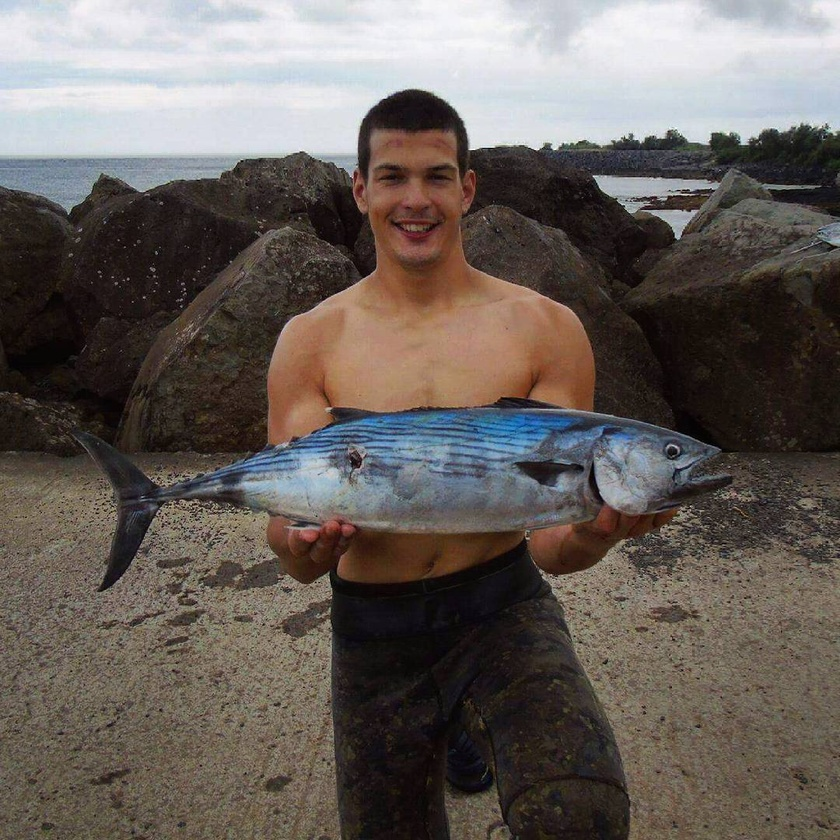
#> input picture EDTem.jpg, 840 x 840 px, shrunk from 1080 x 1080 before the run, found by its file name
$ python otsu.py
#> lines starting #> are read from the running program, lines starting #| are printed output that depends on the picture
import numpy as np
from PIL import Image

def load_image(img_filename, greyscale=True):
#> called with img_filename = 'EDTem.jpg', greyscale = False
    image = Image.open(img_filename)
#> image is the input picture: PIL image 840x840 RGB; mean R, G, B 103.5, 95.7, 90.5
    if not greyscale:
        image = image.convert('L')
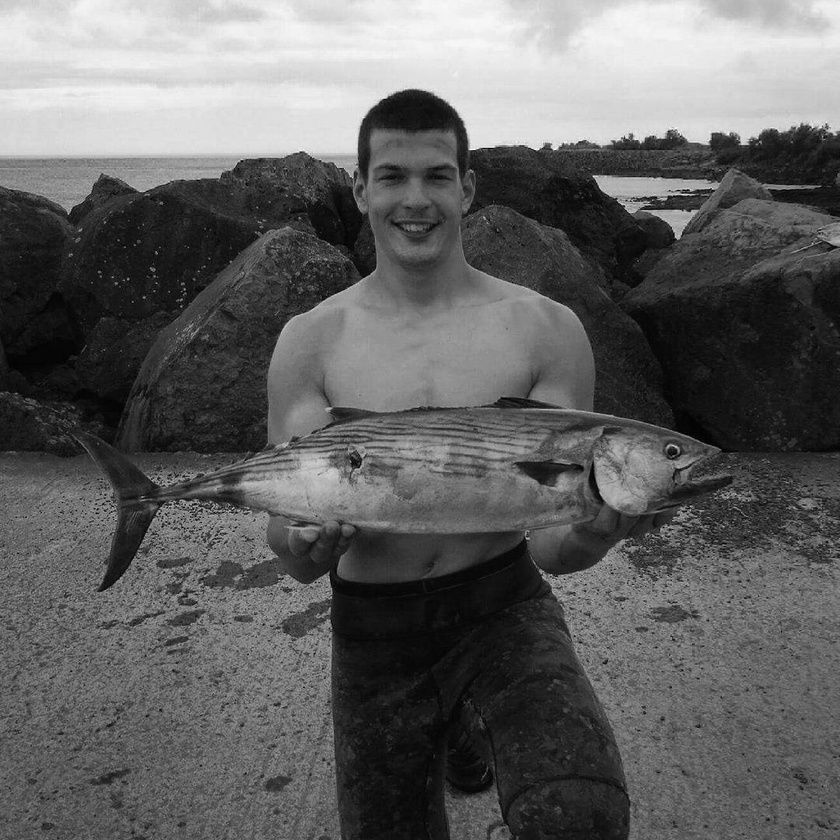
#> image: PIL image 840x840 L; min 0, max 255, mean 97.4
    image_array = np.asarray(image)
    return image_array

def otsu(grey):
    pixel_number = grey.shape[0] * grey.shape[1]
#> pixel_number = 705600
    mean_weight = 1.0/pixel_number
#> mean_weight = 1.42e-06
    his, bins = np.histogram(grey, np.arange(256))
#> his = 255 values, max 7568 at index 21, min 0 at index 251, mean 2767.1; bins = 256 values from 0 to 255
    final_thresh = -1
    final_value = -1
    intensity_arr = np.arange(255)
    for t in bins[1:-1]: # This goes from  1 to 254 uint8 range (Pretty sure wont be those values)
        pcb = np.sum(his[:t])
        pcf = np.sum(his[t:])
        Wb = pcb * mean_weight
        Wf = pcf * mean_weight

        mub = np.sum(intensity_arr[:t]*his[:t]) / float(pcb)
        muf = np.sum(intensity_arr[t:]*his[t:]) / float(pcf)
        if pcf == 0:
            print("pcf", pcf)
            print("muf", muf)
            print("his", his)
        value = Wb * Wf * (mub - muf) ** 2

        if value > final_value:
            final_thresh = t
            final_value = value
#> this loop made 254 passes
#> (pcb, pcf, Wb, Wf, mub, muf, value, final_value) on passes 1 to 12: (11, 705589, 1.56e-05, 1, 0, 97.43, 0.148, 0.148), (51, 705549, 7.23e-05, 1, 0.784, 97.44, 0.675, 0.675), (141, 705459, 0.0002, 1, 1.56, 97.45, 1.84, 1.84), (302, 705298, 0.000428, 1, 2.33, 97.47, 3.87, 3.87), (706, 704894, 0.001, 0.999, 3.28, 97.53, 8.88, 8.88), (1353, 704247, 0.00192, 0.998, 4.1, 97.61, 16.73, 16.73), (2702, 702898, 0.00383, 0.996, 5.05, 97.79, 32.81, 32.81), (4283, 701317, 0.00607, 0.994, 5.77, 97.99, 51.31, 51.31), (6417, 699183, 0.00909, 0.991, 6.51, 98.27, 75.87, 75.87), (9576, 696024, 0.0136, 0.986, 7.33, 98.67, 111.7, 111.7), (13274, 692326, 0.0188, 0.981, 8.08, 99.14, 153.1, 153.1), (17423, 688177, 0.0247, 0.975, 8.77, 99.68, 199, 199)
#> (pcb, pcf, Wb, Wf) on pass 78: (312478, 393122, 0.443, 0.557)
    final_img = grey.copy()
    final_img[grey > final_thresh] = 1
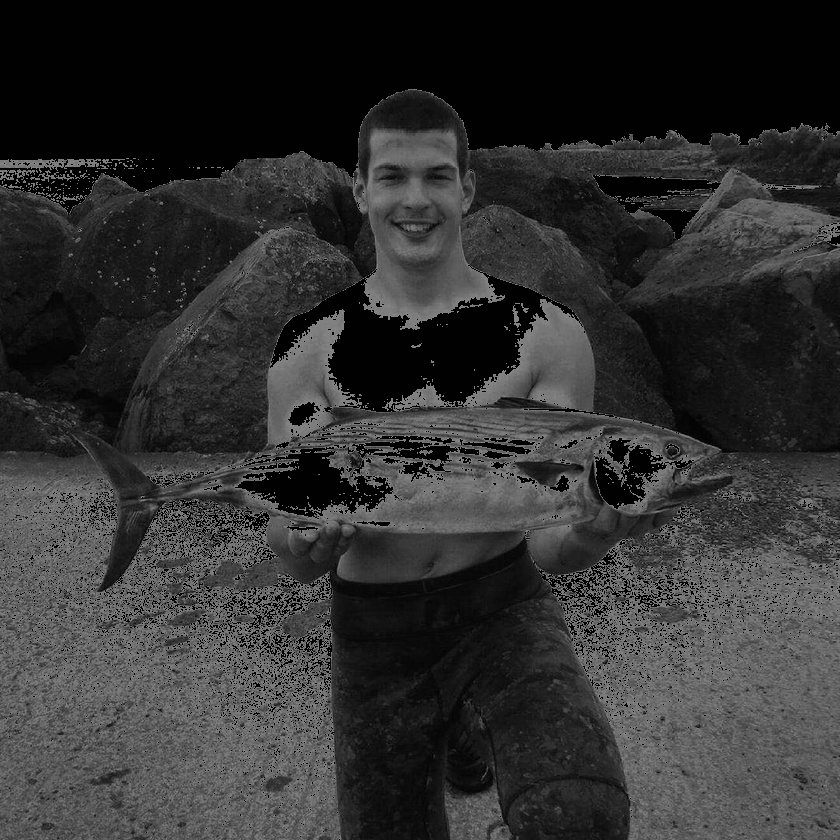
#> final_img: shape (840, 840); min 0, max 132, mean 48.9
    final_img[grey < final_thresh] = 0
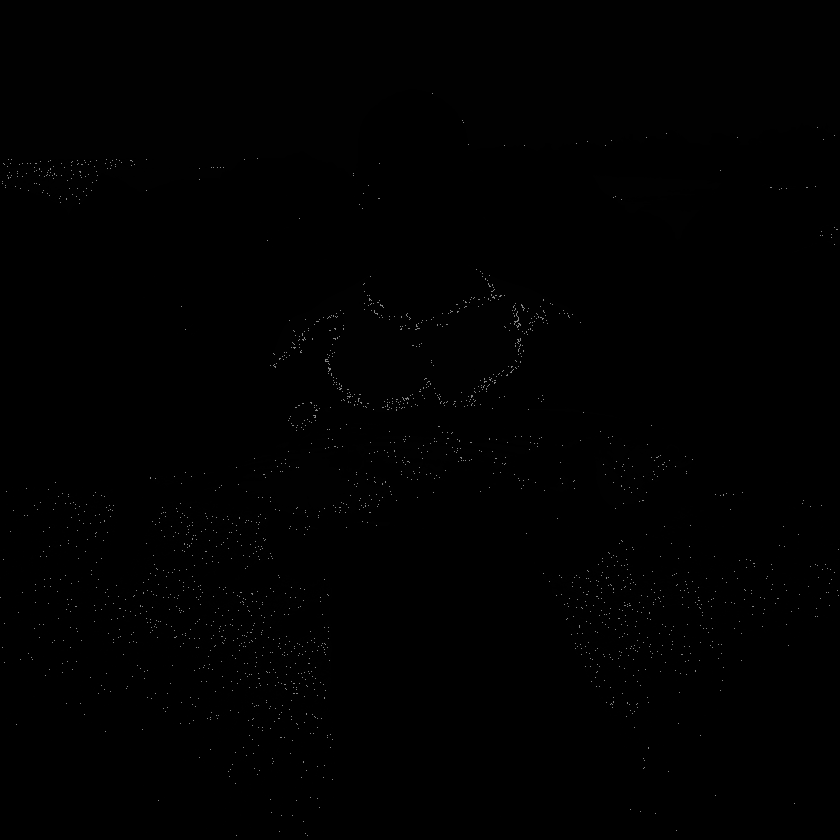
#> final_img: shape (840, 840); min 0, max 132, mean 0.7
    return final_img


def create_otsu_binary(image_name, greyscale=False, as_array=False):
    final_image = otsu(load_image(image_name, greyscale))
    if not as_array:
        final_image = Image.fromarray(final_image)
    return final_image


if __name__ == '__main__':
    print("Otsu file")
    image = create_otsu_binary("EDTem.jpg")
    image.show()

$ run again, with chest_xray.jpeg copied over EDTem.jpg
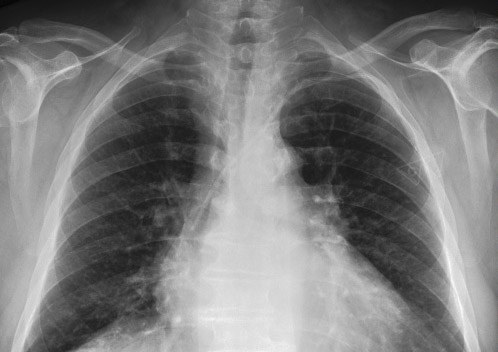
#> input picture chest_xray.jpeg, 498 x 352 px, found by its file name
#> in load_image, image is the input picture: PIL image 498x352 RGB; mean R, G, B 124.3, 124.3, 124.3
#> image: PIL image 498x352 L
#> pixel_number = 175296
#> mean_weight = 5.7e-06
#> his = 255 values, max 1228 at index 165, min 0 at index 0, mean 687.4; bins = 256 values from 0 to 255
#> the loop in otsu, `for t in bins[1:-1]:` made 254 passes
#> (pcb, pcf, Wb, Wf, mub, muf, value, final_value) on passes 6 to 13: (1, 175295, 5.7e-06, 1, 5, 124.3, 0.0812, 0.0812), (7, 175289, 3.99e-05, 1, 5.86, 124.3, 0.56, 0.56), (16, 175280, 9.13e-05, 1, 6.5, 124.3, 1.27, 1.27), (29, 175267, 0.000165, 1, 7.17, 124.3, 2.27, 2.27), (53, 175243, 0.000302, 1, 8, 124.3, 4.09, 4.09), (69, 175227, 0.000394, 1, 8.46, 124.4, 5.28, 5.28), (79, 175217, 0.000451, 1, 8.78, 124.4, 6.02, 6.02), (89, 175207, 0.000508, 0.999, 9.15, 124.4, 6.74, 6.74)
#> in otsu, `final_img[grey > final_thresh] = 1`:
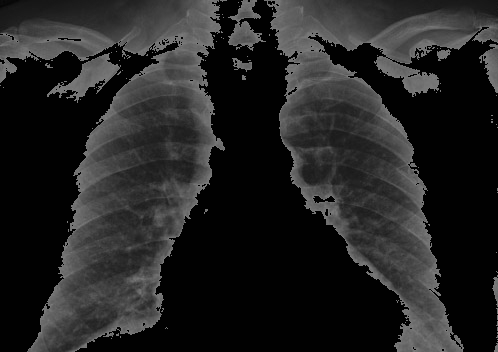
#> final_img: shape (352, 498); min 1, max 122, mean 35.4
#> in otsu, `final_img[grey < final_thresh] = 0`:
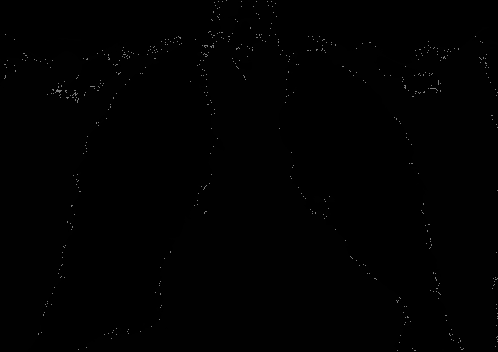
#> final_img: shape (352, 498); min 0, max 122, mean 1
